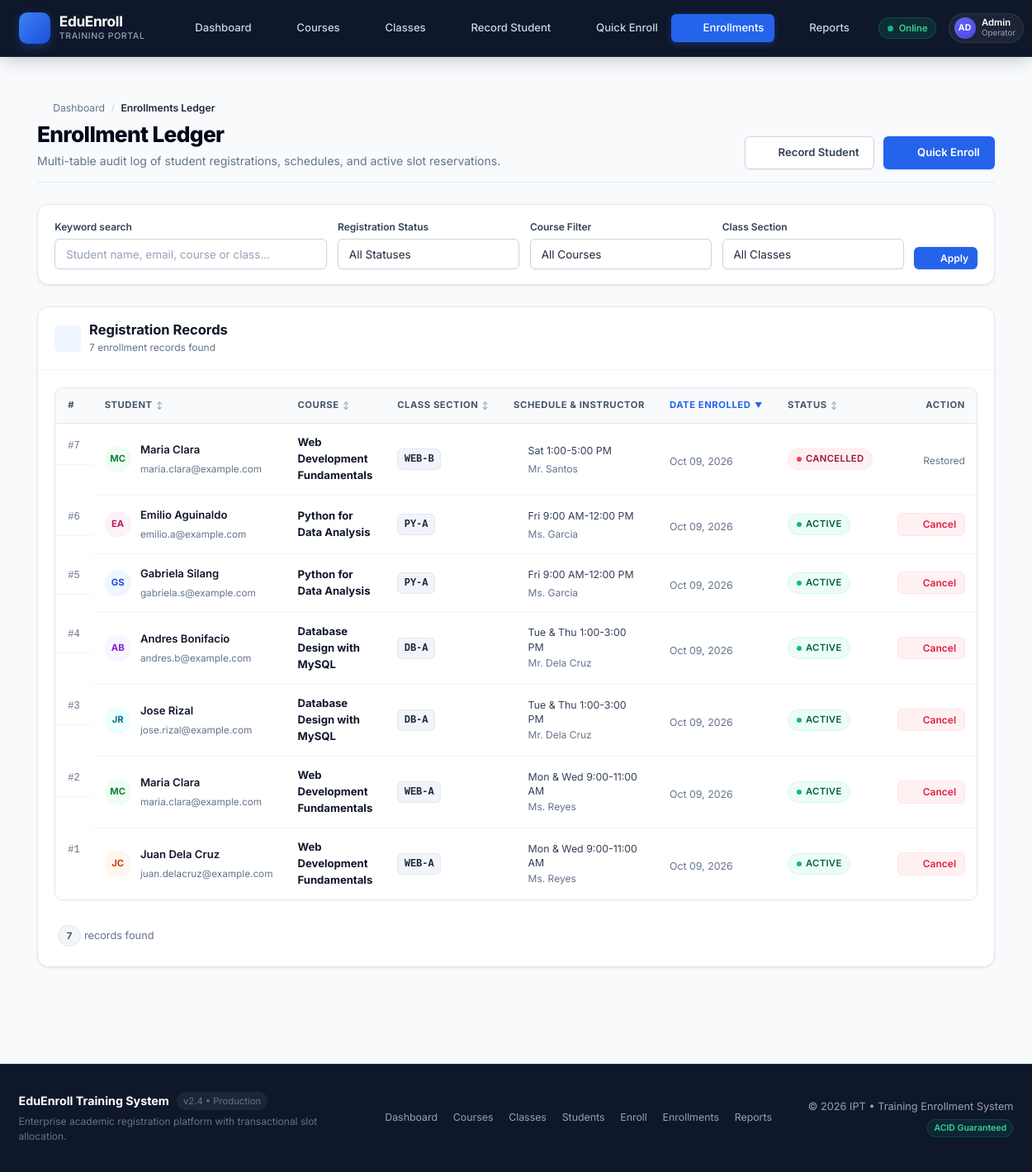
Screenshot of /admin/enrollments.php with the database file from the repository.
### tables this page shows
CREATE TABLE enrollments (
    enrollment_id   INT AUTO_INCREMENT PRIMARY KEY,
    student_id      INT NOT NULL,
    class_id        INT NOT NULL,
    enrollment_date TIMESTAMP DEFAULT CURRENT_TIMESTAMP,
    status          VARCHAR(20) DEFAULT 'active',
    FOREIGN KEY (student_id) REFERENCES students(student_id),
    FOREIGN KEY (class_id)   REFERENCES classes(class_id)
);

CREATE TABLE students (
    student_id INT AUTO_INCREMENT PRIMARY KEY,
    full_name  VARCHAR(100) NOT NULL,
    email      VARCHAR(100),
    phone      VARCHAR(30),
    created_at TIMESTAMP DEFAULT CURRENT_TIMESTAMP
);

CREATE TABLE courses (
    course_id   INT AUTO_INCREMENT PRIMARY KEY,
    course_code VARCHAR(20) NOT NULL UNIQUE,
    course_name VARCHAR(100) NOT NULL,
    description TEXT
);

CREATE TABLE classes (
    class_id   INT AUTO_INCREMENT PRIMARY KEY,
    course_id  INT NOT NULL,
    class_code VARCHAR(20) NOT NULL,
    schedule   VARCHAR(100),
    instructor VARCHAR(100),
    slots      INT NOT NULL DEFAULT 0,
    FOREIGN KEY (course_id) REFERENCES courses(course_id)
);

### classes/EnrollmentRepository.php (called while the page is built, shortened)
<?php
require_once __DIR__ . '/Paginator.php';
class EnrollmentRepository {
    private $db;
    public function __construct(PDO $db) { $this->db = $db; }
    public function search(array $filters = [], $sort = 'date', $dir = 'desc', $page = 1, $perPage = 10) {
        $sortMap = [
            'date'    => 'e.enrollment_date',
            'student' => 's.full_name',
            'course'  => 'co.course_name',
            'class'   => 'c.class_code',
            'status'  => 'e.status',
        ];
        $sort = Paginator::pick($sort, array_keys($sortMap), 'date');
        $dir  = strtoupper(Paginator::dir($dir, 'desc'));
        $conds = [];
        $params = [];
        $q = trim((string) ($filters['q'] ?? ''));
        $status = $filters['status'] ?? '';
        $where = $conds ? ' WHERE ' . implode(' AND ', $conds) : '';
        $stmt = $this->db->prepare("SELECT COUNT(*) " . self::FROM_DETAILS . $where);
        $stmt->execute($params);
        $win = Paginator::window($stmt->fetchColumn(), $page, $perPage);
        $sql = self::SELECT_DETAILS . self::FROM_DETAILS . $where .
               " ORDER BY {$sortMap[$sort]} $dir, e.enrollment_id DESC" .
               " LIMIT {$win['perPage']} OFFSET {$win['offset']}";
        $stmt = $this->db->prepare($sql);
        $stmt->execute($params);
        return ['rows' => $stmt->fetchAll(), 'sort' => $sort, 'dir' => strtolower($dir)] + $win;
    }
}

### classes/Paginator.php (called while the page is built)
<?php
class Paginator {
    public static function window($total, $page, $perPage) {
        $perPage = max(1, (int) $perPage);
        $total   = max(0, (int) $total);
        $pages   = max(1, (int) ceil($total / $perPage));
        $page    = min(max(1, (int) $page), $pages);
        return [
            'page'    => $page,
            'pages'   => $pages,
            'perPage' => $perPage,
            'offset'  => ($page - 1) * $perPage,
            'total'   => $total,
        ];
    }
    public static function pick($value, array $allowed, $default) {
        return in_array($value, $allowed, true) ? $value : $default;
    }
    public static function dir($value, $default = 'asc') {
        $value = strtolower((string) $value);
        return in_array($value, ['asc', 'desc'], true) ? $value : $default;
    }
}

### admin/enrollments.php (the view, shortened to what this page needs)
<?php
require_once __DIR__ . '/../config/db.php';
require_once __DIR__ . '/../includes/helpers.php';
require_once __DIR__ . '/../classes/EnrollmentRepository.php';
$repo = new EnrollmentRepository($db);
$filters = [
    'q'         => get_str('q'),
    'status'    => get_str('status'),
    'course_id' => (int) ($_GET['course_id'] ?? 0),
    'class_id'  => (int) ($_GET['class_id'] ?? 0),
];
$result = $repo->search($filters, $_GET['sort'] ?? 'date', $_GET['dir'] ?? 'desc', (int) ($_GET['page'] ?? 1), 10);
require_once __DIR__ . '/../includes/header.php';
?>
<div class="page-header">
    <div class="page-header-content">
        <nav class="breadcrumb" aria-label="Breadcrumb">
            <a href="../index.php"><?= icon('home', '', 14) ?> Dashboard</a>
            <span class="sep">/</span>
            <span class="current">Enrollments Ledger</span>
        </nav>
        <h1 class="page-title">Enrollment Ledger</h1>
        <p class="page-subtitle">Multi-table audit log of student registrations, schedules, and active slot reservations.</p>
    </div>
    <div class="page-header-actions">
        <a href="students.php" class="btn btn-secondary">
            <?= icon('user-plus', '', 16) ?>
            <span>Record Student</span>
        </a>
        <a href="enroll.php" class="btn btn-primary">
            <?= icon('enroll', '', 16) ?>
            <span>Quick Enroll</span>
        </a>
    </div>
</div>
<div class="card">
    <div class="card-body" style="padding: 1.15rem 1.35rem;">
        <form method="get" class="filters-toolbar" style="margin: 0; background: transparent; border: none; padding: 0;">
            <div class="filter-group" style="flex: 1.5; min-width: 220px;">
                <label for="q">Keyword search</label>
                <input type="text" id="q" name="q" value="<?= e($filters['q']) ?>" placeholder="Student name, email, course or class...">
            </div>
            <div class="filter-group" style="min-width: 130px;">
                <label for="status">Registration Status</label>
                <select id="status" name="status">
                    <option value="">All Statuses</option>
                </select>
            </div>
            <div class="filter-group" style="min-width: 170px;">
                <label for="course_id">Course Filter</label>
                <select id="course_id" name="course_id">
                    <option value="0">All Courses</option>
                </select>
            </div>
            <div class="filter-group" style="min-width: 150px;">
                <label for="class_id">Class Section</label>
                <select id="class_id" name="class_id">
                    <option value="0">All Classes</option>
                </select>
            </div>
            <div class="filter-actions">
                <button type="submit" class="btn btn-primary btn-small">
                    <?= icon('search', '', 14) ?> Apply
                </button>
            </div>
        </form>
    </div>
</div>
<div class="card">
    <div class="card-header">
        <div class="card-title-group">
            <div class="card-title-icon">
                <?= icon('list', '', 18) ?>
            </div>
            <div>
                <h2 class="card-title">Registration Records</h2>
                <div class="card-subtitle"><?= (int) $result['total'] ?> enrollment record<?= $result['total'] === 1 ? '' : 's' ?> found</div>
            </div>
        </div>
    </div>
    <div class="card-body">
        <div class="table-responsive">
            <table>
                <thead>
                    <tr>
                        <th style="width: 50px;">#</th>
                        <th><?= sort_link('Student', 'student', $result['sort'], $result['dir']) ?></th>
                        <th><?= sort_link('Course', 'course', $result['sort'], $result['dir']) ?></th>
                        <th><?= sort_link('Class Section', 'class', $result['sort'], $result['dir']) ?></th>
                        <th>Schedule &amp; Instructor</th>
                        <th><?= sort_link('Date Enrolled', 'date', $result['sort'], $result['dir']) ?></th>
                        <th><?= sort_link('Status', 'status', $result['sort'], $result['dir']) ?></th>
                        <th style="text-align: right; width: 110px;">Action</th>
                    </tr>
                </thead>
                <tbody>
                <?php foreach ($result['rows'] as $r): ?>
                    <tr>
                        <td class="muted" style="font-family: monospace;">#<?= (int) $r['enrollment_id'] ?></td>
                        <td>
                            <div class="user-cell">
                                <?= avatar($r['full_name'], 'sm') ?>
                                <div class="user-cell-meta">
                                    <span class="user-cell-name"><?= e($r['full_name']) ?></span>
                                    <span class="user-cell-sub muted"><?= e($r['email'] ?: 'No email') ?></span>
                                </div>
                            </div>
                        </td>
                        <td>
                            <strong style="color: var(--slate-900); font-size: 0.875rem;"><?= e($r['course_name']) ?></strong>
                        </td>
                        <td>
                            <span class="code-badge"><?= e($r['class_code']) ?></span>
                        </td>
                        <td>
                            <div style="font-size: 0.825rem; line-height: 1.4;">
                                <div style="display: flex; align-items: center; gap: 0.3rem;">
                                    <span class="muted"><?= icon('calendar', '', 13) ?></span>
                                    <span><?= e($r['schedule'] ?: 'TBA') ?></span>
                                </div>
                                <div class="muted" style="display: flex; align-items: center; gap: 0.3rem; margin-top: 2px;">
                                    <span><?= icon('student', '', 13) ?></span>
                                    <span><?= e($r['instructor'] ?: 'Unassigned') ?></span>
                                </div>
                            </div>
                        </td>
                        <td>
                            <span class="muted" style="font-size: 0.825rem; white-space: nowrap;">
                                <?= e(date('M d, Y', strtotime($r['enrollment_date'] ?? 'now'))) ?>
                            </span>
                        </td>
                        <td>
                            <span class="badge badge-<?= e($r['status']) ?>">
                                <?= e($r['status']) ?>
                            </span>
                        </td>
                        <td style="text-align: right;">
                            <?php if ($r['status'] === 'active'): ?>
                                <form method="post" action="enrollments.php" class="inline"
                                      onsubmit="return confirm('Cancel enrollment #<?= (int) $r['enrollment_id'] ?> for <?= e($r['full_name']) ?>? The class slot will be immediately restored.');">
                                    <button type="submit" class="btn btn-danger btn-small" title="Cancel Registration">
                                        <?= icon('trash', '', 13) ?> Cancel
                                    </button>
                                </form>
                            <?php else: ?>
                                <span class="muted" style="font-size: 0.8rem;">Restored</span>
                            <?php endif; ?>
                        </td>
                    </tr>
                <?php endforeach; ?>
                </tbody>
            </table>
        </div>
        <?= pager($result) ?>
    </div>
</div>
<?php require_once __DIR__ . '/../includes/footer.php'; ?>

### includes/helpers.php (shortened to what this page needs)
<?php
function e($value) {
    return htmlspecialchars((string) $value, ENT_QUOTES, 'UTF-8');
}
function icon($name, $class = 'icon', $size = 18) {
    $body = $icons[$name] ?? $icons['info'];
    return '<svg class="' . e($class) . '" width="' . (int)$size . '" height="' . (int)$size . '" viewBox="0 0 24 24" fill="none" stroke="currentColor" stroke-width="2" stroke-linecap="round" stroke-linejoin="round">' . $body . '</svg>';
}
function avatar($name, $size = 'sm') {
    $parts = preg_split('/\s+/', trim((string)$name));
    $initials = '';
    if (!empty($parts[0])) {
        $initials .= mb_substr($parts[0], 0, 1);
    }
    if (count($parts) > 1) {
        $initials .= mb_substr(end($parts), 0, 1);
    }
    $initials = strtoupper($initials ?: '?');
    $colors = [
        ['#eff6ff', '#1d4ed8'],
        ['#f0fdf4', '#15803d'],
        ['#faf5ff', '#7e22ce'],
        ['#fff7ed', '#c2410c'],
        ['#ecfeff', '#0e7490'],
        ['#fdf2f8', '#be185d'],
    ];
    $idx = abs(crc32($name)) % count($colors);
    $bg = $colors[$idx][0];
    $fg = $colors[$idx][1];
    return '<span class="avatar avatar-' . e($size) . '" style="background-color: ' . $bg . '; color: ' . $fg . ';" title="' . e($name) . '">' . e($initials) . '</span>';
}
function get_str($key) {
    return trim((string) ($_GET[$key] ?? ''));
}
function qs(array $override = [], array $remove = []) {
    $p = array_merge($_GET, $override);
    foreach ($remove as $k) {
        unset($p[$k]);
    }
    return '?' . http_build_query($p);
}
function sort_link($label, $column, $currentSort, $currentDir) {
    $nextDir = ($currentSort === $column && $currentDir === 'asc') ? 'desc' : 'asc';
    $arrow = '<span class="sort-icon-neutral">↕</span>';
    $activeClass = '';
    if ($currentSort === $column) {
        $arrow = $currentDir === 'asc'
            ? '<span class="sort-icon-active asc">▲</span>'
            : '<span class="sort-icon-active desc">▼</span>';
        $activeClass = ' sorted-active';
    }
    $href = qs(['sort' => $column, 'dir' => $nextDir, 'page' => 1], ['edit']);
    return '<a class="table-sort-link' . $activeClass . '" href="' . e($href) . '">' . e($label) . ' ' . $arrow . '</a>';
}
function pager(array $win) {
    if ($win['pages'] <= 1) {
        return '<div class="pagination-container"><div class="pagination-info"><span class="badge badge-neutral">' . (int) $win['total'] . '</span> record' . ($win['total'] === 1 ? '' : 's') . ' found</div></div>';
    }
    $startItem = (($win['page'] - 1) * $win['perPage']) + 1;
    $endItem   = min($win['total'], $win['page'] * $win['perPage']);
    $html = '<div class="pagination-container">';
    $html .= '<div class="pagination-info">Showing <strong>' . $startItem . '&ndash;' . $endItem . '</strong> of <strong>' . (int) $win['total'] . '</strong> records</div>';
    $html .= '<nav class="pager" aria-label="Pagination">';
    $html .= '</nav></div>';
    return $html;
}

### rows the page displays
enrollments: enrollment_id "7", student.full_name "MC", student.full_name "Maria Clara", student.email "maria.clara@example.com", courses.course_name "Web Development Fundamentals", class.class_code "WEB-B", $size 13 (drawn), class.schedule "Sat 1:00-5:00 PM", class.instructor "Mr. Santos", enrollment_date "Oct 09, 2026", status "CANCELLED", shows "Restored"
enrollments: enrollment_id "6", student.full_name "EA", student.full_name "Emilio Aguinaldo", student.email "emilio.a@example.com", courses.course_name "Python for Data Analysis", class.class_code "PY-A", $size 13 (drawn), class.schedule "Fri 9:00 AM-12:00 PM", class.instructor "Ms. Garcia", enrollment_date "Oct 09, 2026", status "ACTIVE"
enrollments: enrollment_id "5", student.full_name "GS", student.full_name "Gabriela Silang", student.email "gabriela.s@example.com", courses.course_name "Python for Data Analysis", class.class_code "PY-A", $size 13 (drawn), class.schedule "Fri 9:00 AM-12:00 PM", class.instructor "Ms. Garcia", enrollment_date "Oct 09, 2026", status "ACTIVE"
enrollments: enrollment_id "4", student.full_name "AB", student.full_name "Andres Bonifacio", student.email "andres.b@example.com", courses.course_name "Database Design with MySQL", class.class_code "DB-A", $size 13 (drawn), class.schedule "Tue & Thu 1:00-3:00 PM", class.instructor "Mr. Dela Cruz", enrollment_date "Oct 09, 2026", status "ACTIVE"
enrollments: enrollment_id "3", student.full_name "JR", student.full_name "Jose Rizal", student.email "jose.rizal@example.com", courses.course_name "Database Design with MySQL", class.class_code "DB-A", $size 13 (drawn), class.schedule "Tue & Thu 1:00-3:00 PM", class.instructor "Mr. Dela Cruz", enrollment_date "Oct 09, 2026", status "ACTIVE"
enrollments: enrollment_id "2", student.full_name "MC", student.full_name "Maria Clara", student.email "maria.clara@example.com", courses.course_name "Web Development Fundamentals", class.class_code "WEB-A", $size 13 (drawn), class.schedule "Mon & Wed 9:00-11:00 AM", class.instructor "Ms. Reyes", enrollment_date "Oct 09, 2026", status "ACTIVE"
enrollments: enrollment_id "1", student.full_name "JC", student.full_name "Juan Dela Cruz", student.email "juan.delacruz@example.com", courses.course_name "Web Development Fundamentals", class.class_code "WEB-A", $size 13 (drawn), class.schedule "Mon & Wed 9:00-11:00 AM", class.instructor "Ms. Reyes", enrollment_date "Oct 09, 2026", status "ACTIVE"

### other values shown
$item['title'] "Dashboard"
$item['title'] "Courses"
$item['title'] "Classes"
$item['title'] "Record Student"
$item['title'] "Quick Enroll"
$item['title'] "Enrollments"
$item['title'] "Reports"
$result['total'] "7"
$label "STUDENT COURSE CLASS SECTION DATE ENROLLED STATUS"
$win['total'] "7"
